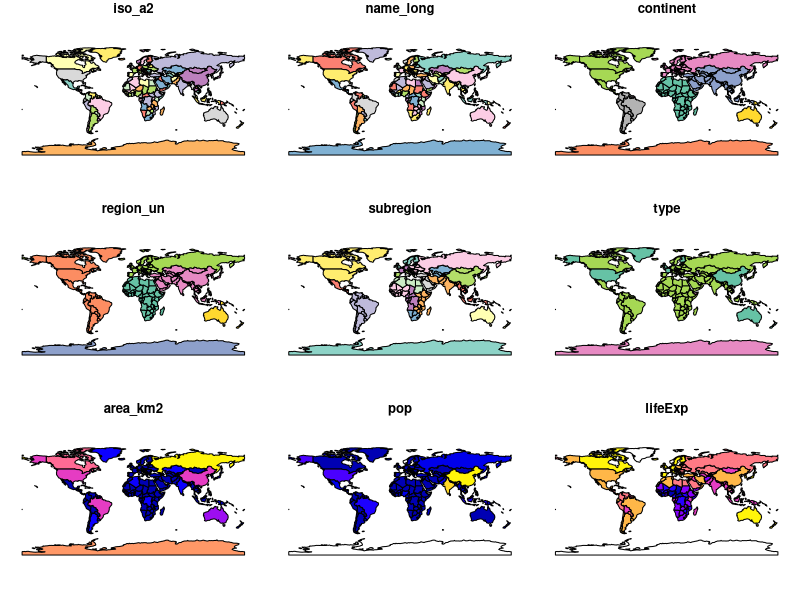
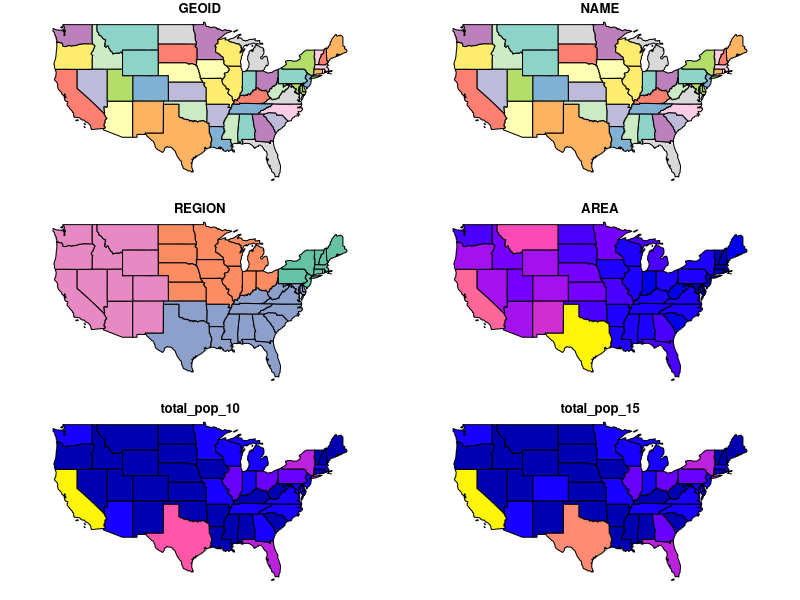
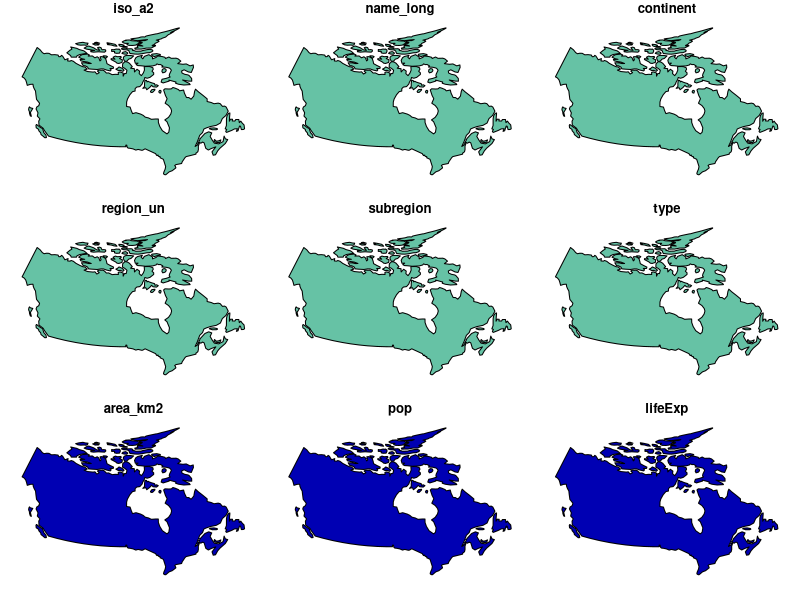
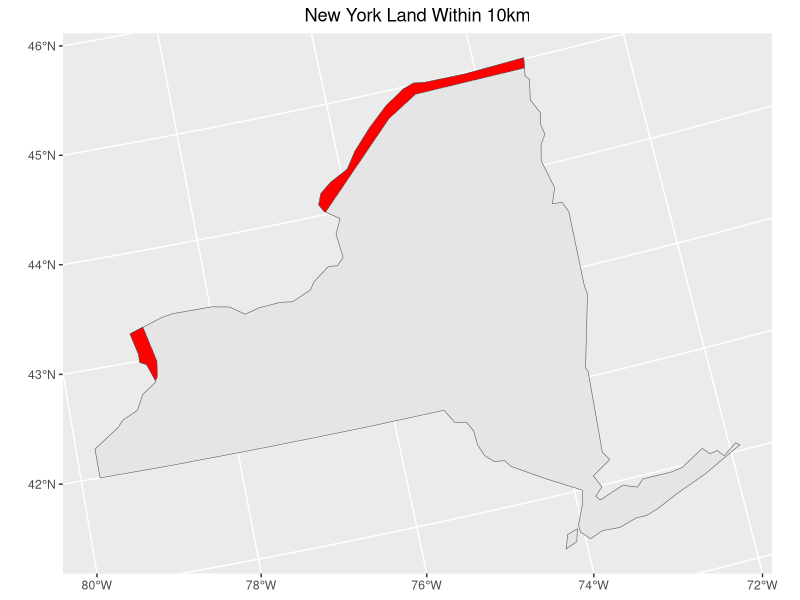

The R script that drew these images, in order:
#install.packages("spData")
#install.packages("sf")

library(spData)
library(sf)
library(tidyverse)
library(units)

data(world)
data(us_states)
plot(world)
plot(us_states)

albers="+proj=aea +lat_1=29.5 +lat_2=45.5 +lat_0=37.5 +lon_0=-96 +x_0=0 +y_0=0 +ellps=GRS80 +datum=NAD83 +units=m +no_defs"
Canada1 <- st_transform(world, albers)
world_Canada <- Canada1 %>% filter(name_long == "Canada")
Buffer_Canada <- st_buffer(world_Canada, dist = 10000)
plot(world_Canada)

Trans_US <- st_transform(us_states, albers)
Filter_US <- Trans_US %>% filter(NAME == "New York")
Merge <- st_intersection(Buffer_Canada, Filter_US)

ggplot(Merge)+
  geom_sf(data = Filter_US)+
  geom_sf(data = Merge, fill = "Red" )+
  labs(title = "New York Land Within 10km")+
  theme(plot.title = element_text(hjust = 0.5))

MergeArea<- st_area(Merge)
set_units(MergeArea, km^2)
